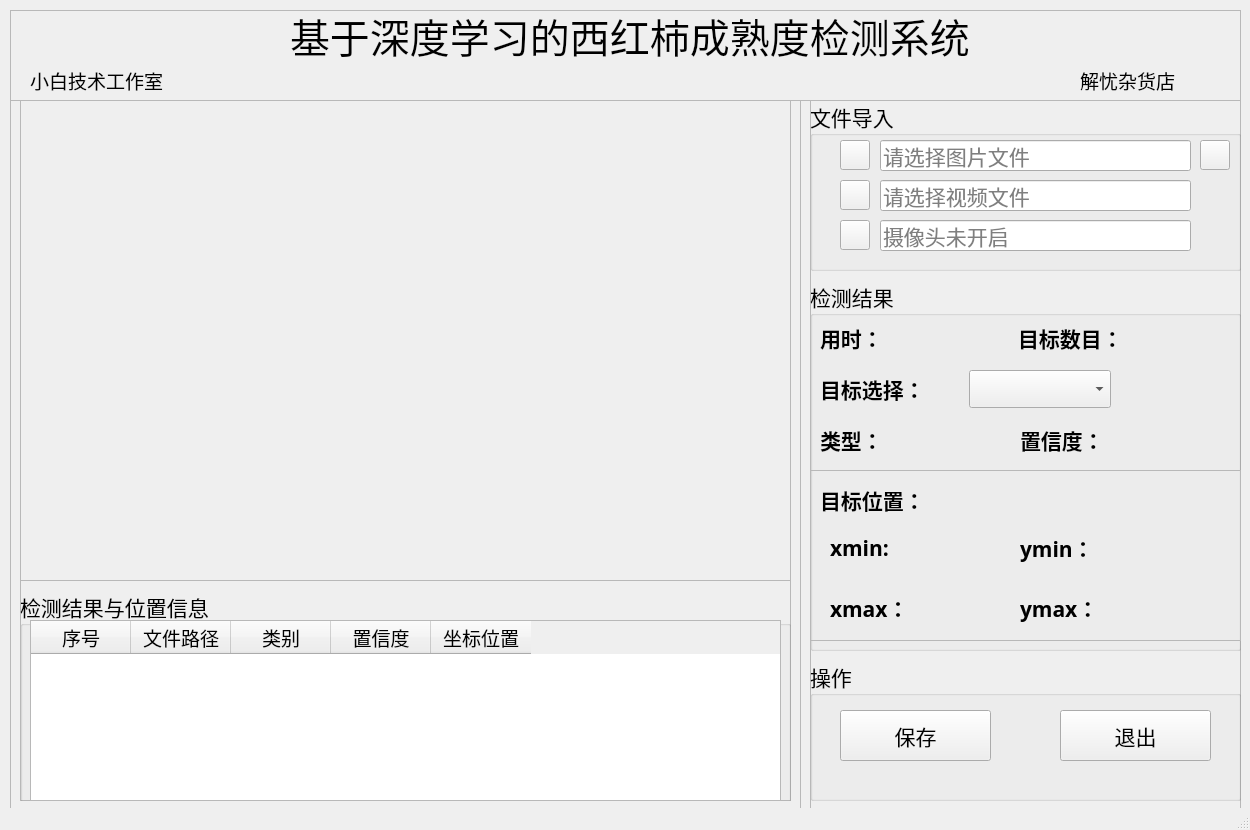
<?xml version="1.0" encoding="UTF-8"?>
<ui version="4.0">
 <class>MainWindow</class>
 <widget class="QMainWindow" name="MainWindow">
  <property name="geometry">
   <rect>
    <x>0</x>
    <y>0</y>
    <width>1250</width>
    <height>830</height>
   </rect>
  </property>
  <property name="minimumSize">
   <size>
    <width>1250</width>
    <height>830</height>
   </size>
  </property>
  <property name="maximumSize">
   <size>
    <width>1250</width>
    <height>830</height>
   </size>
  </property>
  <property name="windowTitle">
   <string>基于深度学习的危险物品检测系统</string>
  </property>
  <property name="windowIcon">
   <iconset resource="ui_sources.qrc">
    <normaloff>:/icons/ui_imgs/icons/目标检测.png</normaloff>:/icons/ui_imgs/icons/目标检测.png</iconset>
  </property>
  <widget class="QWidget" name="centralwidget">
   <widget class="QFrame" name="frame">
    <property name="geometry">
     <rect>
      <x>10</x>
      <y>100</y>
      <width>791</width>
      <height>711</height>
     </rect>
    </property>
    <property name="frameShape">
     <enum>QFrame::StyledPanel</enum>
    </property>
    <property name="frameShadow">
     <enum>QFrame::Raised</enum>
    </property>
    <widget class="QFrame" name="frame_2">
     <property name="geometry">
      <rect>
       <x>10</x>
       <y>0</y>
       <width>771</width>
       <height>481</height>
      </rect>
     </property>
     <property name="frameShape">
      <enum>QFrame::StyledPanel</enum>
     </property>
     <property name="frameShadow">
      <enum>QFrame::Raised</enum>
     </property>
     <widget class="QLabel" name="label_show">
      <property name="geometry">
       <rect>
        <x>0</x>
        <y>0</y>
        <width>770</width>
        <height>480</height>
       </rect>
      </property>
      <property name="minimumSize">
       <size>
        <width>770</width>
        <height>480</height>
       </size>
      </property>
      <property name="maximumSize">
       <size>
        <width>770</width>
        <height>480</height>
       </size>
      </property>
      <property name="styleSheet">
       <string notr="true">border-image: url(:/icons/ui_imgs/11.png);</string>
      </property>
      <property name="text">
       <string/>
      </property>
     </widget>
    </widget>
    <widget class="QFrame" name="frame_3">
     <property name="geometry">
      <rect>
       <x>10</x>
       <y>480</y>
       <width>771</width>
       <height>221</height>
      </rect>
     </property>
     <property name="frameShape">
      <enum>QFrame::StyledPanel</enum>
     </property>
     <property name="frameShadow">
      <enum>QFrame::Raised</enum>
     </property>
     <widget class="QGroupBox" name="groupBox_3">
      <property name="geometry">
       <rect>
        <x>0</x>
        <y>10</y>
        <width>771</width>
        <height>221</height>
       </rect>
      </property>
      <property name="font">
       <font>
        <family>华文楷体</family>
        <pointsize>16</pointsize>
       </font>
      </property>
      <property name="title">
       <string>检测结果与位置信息</string>
      </property>
      <widget class="QTableWidget" name="tableWidget">
       <property name="geometry">
        <rect>
         <x>10</x>
         <y>30</y>
         <width>751</width>
         <height>181</height>
        </rect>
       </property>
       <property name="font">
        <font>
         <family>华文楷体</family>
         <pointsize>14</pointsize>
        </font>
       </property>
       <column>
        <property name="text">
         <string>序号</string>
        </property>
       </column>
       <column>
        <property name="text">
         <string>文件路径</string>
        </property>
       </column>
       <column>
        <property name="text">
         <string>类别</string>
        </property>
       </column>
       <column>
        <property name="text">
         <string>置信度</string>
        </property>
       </column>
       <column>
        <property name="text">
         <string>坐标位置</string>
        </property>
       </column>
      </widget>
     </widget>
    </widget>
   </widget>
   <widget class="QFrame" name="frame_4">
    <property name="geometry">
     <rect>
      <x>810</x>
      <y>100</y>
      <width>431</width>
      <height>711</height>
     </rect>
    </property>
    <property name="frameShape">
     <enum>QFrame::StyledPanel</enum>
    </property>
    <property name="frameShadow">
     <enum>QFrame::Raised</enum>
    </property>
    <widget class="QGroupBox" name="groupBox">
     <property name="geometry">
      <rect>
       <x>0</x>
       <y>0</y>
       <width>431</width>
       <height>171</height>
      </rect>
     </property>
     <property name="font">
      <font>
       <family>华文楷体</family>
       <pointsize>16</pointsize>
      </font>
     </property>
     <property name="title">
      <string>文件导入</string>
     </property>
     <widget class="QLineEdit" name="PiclineEdit">
      <property name="geometry">
       <rect>
        <x>70</x>
        <y>40</y>
        <width>311</width>
        <height>31</height>
       </rect>
      </property>
      <property name="inputMask">
       <string/>
      </property>
      <property name="placeholderText">
       <string>请选择图片文件</string>
      </property>
     </widget>
     <widget class="QLineEdit" name="VideolineEdit">
      <property name="geometry">
       <rect>
        <x>70</x>
        <y>80</y>
        <width>311</width>
        <height>31</height>
       </rect>
      </property>
      <property name="placeholderText">
       <string>请选择视频文件</string>
      </property>
     </widget>
     <widget class="QPushButton" name="CapBtn">
      <property name="geometry">
       <rect>
        <x>30</x>
        <y>120</y>
        <width>30</width>
        <height>30</height>
       </rect>
      </property>
      <property name="styleSheet">
       <string notr="true">border-image: url(:/icons/ui_imgs/icons/camera.png);</string>
      </property>
      <property name="text">
       <string/>
      </property>
     </widget>
     <widget class="QPushButton" name="PicBtn">
      <property name="geometry">
       <rect>
        <x>30</x>
        <y>40</y>
        <width>30</width>
        <height>30</height>
       </rect>
      </property>
      <property name="styleSheet">
       <string notr="true">border-image: url(:/icons/ui_imgs/icons/img.png);</string>
      </property>
      <property name="text">
       <string/>
      </property>
     </widget>
     <widget class="QPushButton" name="VideoBtn">
      <property name="geometry">
       <rect>
        <x>30</x>
        <y>80</y>
        <width>30</width>
        <height>30</height>
       </rect>
      </property>
      <property name="styleSheet">
       <string notr="true">border-image: url(:/icons/ui_imgs/icons/video.png);</string>
      </property>
      <property name="text">
       <string/>
      </property>
     </widget>
     <widget class="QLineEdit" name="CaplineEdit">
      <property name="geometry">
       <rect>
        <x>70</x>
        <y>120</y>
        <width>311</width>
        <height>31</height>
       </rect>
      </property>
      <property name="placeholderText">
       <string>摄像头未开启</string>
      </property>
     </widget>
     <widget class="QPushButton" name="FilesBtn">
      <property name="geometry">
       <rect>
        <x>390</x>
        <y>40</y>
        <width>30</width>
        <height>30</height>
       </rect>
      </property>
      <property name="styleSheet">
       <string notr="true">border-image: url(:/icons/ui_imgs/icons/folder.png);</string>
      </property>
      <property name="text">
       <string/>
      </property>
     </widget>
    </widget>
    <widget class="QGroupBox" name="groupBox_2">
     <property name="geometry">
      <rect>
       <x>0</x>
       <y>180</y>
       <width>431</width>
       <height>371</height>
      </rect>
     </property>
     <property name="font">
      <font>
       <family>华文楷体</family>
       <pointsize>16</pointsize>
      </font>
     </property>
     <property name="title">
      <string>检测结果</string>
     </property>
     <widget class="QFrame" name="frame_6">
      <property name="geometry">
       <rect>
        <x>0</x>
        <y>190</y>
        <width>431</width>
        <height>171</height>
       </rect>
      </property>
      <property name="frameShape">
       <enum>QFrame::StyledPanel</enum>
      </property>
      <property name="frameShadow">
       <enum>QFrame::Raised</enum>
      </property>
      <widget class="QLabel" name="label_4">
       <property name="geometry">
        <rect>
         <x>10</x>
         <y>10</y>
         <width>131</width>
         <height>41</height>
        </rect>
       </property>
       <property name="font">
        <font>
         <family>华文楷体</family>
         <pointsize>16</pointsize>
        </font>
       </property>
       <property name="styleSheet">
        <string notr="true"/>
       </property>
       <property name="text">
        <string>&lt;html&gt;&lt;head/&gt;&lt;body&gt;&lt;p&gt;&lt;span style=&quot; font-weight:600;&quot;&gt;目标位置：&lt;/span&gt;&lt;/p&gt;&lt;/body&gt;&lt;/html&gt;</string>
       </property>
      </widget>
      <widget class="QWidget" name="layoutWidget">
       <property name="geometry">
        <rect>
         <x>20</x>
         <y>60</y>
         <width>161</width>
         <height>37</height>
        </rect>
       </property>
       <layout class="QHBoxLayout" name="horizontalLayout">
        <item>
         <widget class="QLabel" name="label_6">
          <property name="font">
           <font>
            <family>华文楷体</family>
            <pointsize>16</pointsize>
            <weight>50</weight>
            <bold>false</bold>
           </font>
          </property>
          <property name="text">
           <string>&lt;html&gt;&lt;head/&gt;&lt;body&gt;&lt;p&gt;&lt;span style=&quot; font-weight:600;&quot;&gt;xmin:&lt;/span&gt;&lt;/p&gt;&lt;/body&gt;&lt;/html&gt;</string>
          </property>
         </widget>
        </item>
        <item>
         <widget class="QLabel" name="label_xmin">
          <property name="palette">
           <palette>
            <active>
             <colorrole role="WindowText">
              <brush brushstyle="SolidPattern">
               <color alpha="255">
                <red>255</red>
                <green>0</green>
                <blue>0</blue>
               </color>
              </brush>
             </colorrole>
            </active>
            <inactive>
             <colorrole role="WindowText">
              <brush brushstyle="SolidPattern">
               <color alpha="255">
                <red>255</red>
                <green>0</green>
                <blue>0</blue>
               </color>
              </brush>
             </colorrole>
            </inactive>
            <disabled>
             <colorrole role="WindowText">
              <brush brushstyle="SolidPattern">
               <color alpha="255">
                <red>120</red>
                <green>120</green>
                <blue>120</blue>
               </color>
              </brush>
             </colorrole>
            </disabled>
           </palette>
          </property>
          <property name="font">
           <font>
            <family>Arial</family>
            <pointsize>16</pointsize>
            <weight>75</weight>
            <bold>true</bold>
           </font>
          </property>
          <property name="text">
           <string/>
          </property>
         </widget>
        </item>
       </layout>
      </widget>
      <widget class="QWidget" name="layoutWidget">
       <property name="geometry">
        <rect>
         <x>210</x>
         <y>60</y>
         <width>161</width>
         <height>37</height>
        </rect>
       </property>
       <layout class="QHBoxLayout" name="horizontalLayout_2">
        <item>
         <widget class="QLabel" name="label_8">
          <property name="text">
           <string>&lt;html&gt;&lt;head/&gt;&lt;body&gt;&lt;p&gt;&lt;span style=&quot; font-weight:600;&quot;&gt;ymin：&lt;/span&gt;&lt;/p&gt;&lt;/body&gt;&lt;/html&gt;</string>
          </property>
         </widget>
        </item>
        <item>
         <widget class="QLabel" name="label_ymin">
          <property name="palette">
           <palette>
            <active>
             <colorrole role="WindowText">
              <brush brushstyle="SolidPattern">
               <color alpha="255">
                <red>255</red>
                <green>0</green>
                <blue>0</blue>
               </color>
              </brush>
             </colorrole>
            </active>
            <inactive>
             <colorrole role="WindowText">
              <brush brushstyle="SolidPattern">
               <color alpha="255">
                <red>255</red>
                <green>0</green>
                <blue>0</blue>
               </color>
              </brush>
             </colorrole>
            </inactive>
            <disabled>
             <colorrole role="WindowText">
              <brush brushstyle="SolidPattern">
               <color alpha="255">
                <red>120</red>
                <green>120</green>
                <blue>120</blue>
               </color>
              </brush>
             </colorrole>
            </disabled>
           </palette>
          </property>
          <property name="font">
           <font>
            <family>Arial</family>
            <pointsize>16</pointsize>
            <weight>75</weight>
            <bold>true</bold>
           </font>
          </property>
          <property name="text">
           <string/>
          </property>
         </widget>
        </item>
       </layout>
      </widget>
      <widget class="QWidget" name="layoutWidget">
       <property name="geometry">
        <rect>
         <x>20</x>
         <y>120</y>
         <width>161</width>
         <height>37</height>
        </rect>
       </property>
       <layout class="QHBoxLayout" name="horizontalLayout_3">
        <item>
         <widget class="QLabel" name="label_7">
          <property name="text">
           <string>&lt;html&gt;&lt;head/&gt;&lt;body&gt;&lt;p&gt;&lt;span style=&quot; font-weight:600;&quot;&gt;xmax：&lt;/span&gt;&lt;/p&gt;&lt;/body&gt;&lt;/html&gt;</string>
          </property>
         </widget>
        </item>
        <item>
         <widget class="QLabel" name="label_xmax">
          <property name="palette">
           <palette>
            <active>
             <colorrole role="WindowText">
              <brush brushstyle="SolidPattern">
               <color alpha="255">
                <red>255</red>
                <green>0</green>
                <blue>0</blue>
               </color>
              </brush>
             </colorrole>
            </active>
            <inactive>
             <colorrole role="WindowText">
              <brush brushstyle="SolidPattern">
               <color alpha="255">
                <red>255</red>
                <green>0</green>
                <blue>0</blue>
               </color>
              </brush>
             </colorrole>
            </inactive>
            <disabled>
             <colorrole role="WindowText">
              <brush brushstyle="SolidPattern">
               <color alpha="255">
                <red>120</red>
                <green>120</green>
                <blue>120</blue>
               </color>
              </brush>
             </colorrole>
            </disabled>
           </palette>
          </property>
          <property name="font">
           <font>
            <family>Arial</family>
            <pointsize>16</pointsize>
            <weight>75</weight>
            <bold>true</bold>
           </font>
          </property>
          <property name="text">
           <string/>
          </property>
         </widget>
        </item>
       </layout>
      </widget>
      <widget class="QWidget" name="layoutWidget">
       <property name="geometry">
        <rect>
         <x>210</x>
         <y>120</y>
         <width>161</width>
         <height>37</height>
        </rect>
       </property>
       <layout class="QHBoxLayout" name="horizontalLayout_4">
        <item>
         <widget class="QLabel" name="label_9">
          <property name="text">
           <string>&lt;html&gt;&lt;head/&gt;&lt;body&gt;&lt;p&gt;&lt;span style=&quot; font-weight:600;&quot;&gt;ymax：&lt;/span&gt;&lt;/p&gt;&lt;/body&gt;&lt;/html&gt;</string>
          </property>
         </widget>
        </item>
        <item>
         <widget class="QLabel" name="label_ymax">
          <property name="palette">
           <palette>
            <active>
             <colorrole role="WindowText">
              <brush brushstyle="SolidPattern">
               <color alpha="255">
                <red>255</red>
                <green>0</green>
                <blue>0</blue>
               </color>
              </brush>
             </colorrole>
            </active>
            <inactive>
             <colorrole role="WindowText">
              <brush brushstyle="SolidPattern">
               <color alpha="255">
                <red>255</red>
                <green>0</green>
                <blue>0</blue>
               </color>
              </brush>
             </colorrole>
            </inactive>
            <disabled>
             <colorrole role="WindowText">
              <brush brushstyle="SolidPattern">
               <color alpha="255">
                <red>120</red>
                <green>120</green>
                <blue>120</blue>
               </color>
              </brush>
             </colorrole>
            </disabled>
           </palette>
          </property>
          <property name="font">
           <font>
            <family>Arial</family>
            <pointsize>16</pointsize>
            <weight>75</weight>
            <bold>true</bold>
           </font>
          </property>
          <property name="text">
           <string/>
          </property>
         </widget>
        </item>
       </layout>
      </widget>
     </widget>
     <widget class="QWidget" name="layoutWidget">
      <property name="geometry">
       <rect>
        <x>208</x>
        <y>40</y>
        <width>211</width>
        <height>37</height>
       </rect>
      </property>
      <layout class="QHBoxLayout" name="horizontalLayout_5">
       <item>
        <widget class="QLabel" name="label">
         <property name="text">
          <string>&lt;html&gt;&lt;head/&gt;&lt;body&gt;&lt;p&gt;&lt;span style=&quot; font-weight:600;&quot;&gt;目标数目：&lt;/span&gt;&lt;/p&gt;&lt;/body&gt;&lt;/html&gt;</string>
         </property>
        </widget>
       </item>
       <item>
        <widget class="QLabel" name="label_nums">
         <property name="palette">
          <palette>
           <active>
            <colorrole role="WindowText">
             <brush brushstyle="SolidPattern">
              <color alpha="255">
               <red>255</red>
               <green>0</green>
               <blue>0</blue>
              </color>
             </brush>
            </colorrole>
            <colorrole role="Text">
             <brush brushstyle="SolidPattern">
              <color alpha="255">
               <red>0</red>
               <green>0</green>
               <blue>0</blue>
              </color>
             </brush>
            </colorrole>
            <colorrole role="PlaceholderText">
             <brush brushstyle="SolidPattern">
              <color alpha="128">
               <red>255</red>
               <green>0</green>
               <blue>0</blue>
              </color>
             </brush>
            </colorrole>
           </active>
           <inactive>
            <colorrole role="WindowText">
             <brush brushstyle="SolidPattern">
              <color alpha="255">
               <red>255</red>
               <green>0</green>
               <blue>0</blue>
              </color>
             </brush>
            </colorrole>
            <colorrole role="Text">
             <brush brushstyle="SolidPattern">
              <color alpha="255">
               <red>0</red>
               <green>0</green>
               <blue>0</blue>
              </color>
             </brush>
            </colorrole>
            <colorrole role="PlaceholderText">
             <brush brushstyle="SolidPattern">
              <color alpha="128">
               <red>255</red>
               <green>0</green>
               <blue>0</blue>
              </color>
             </brush>
            </colorrole>
           </inactive>
           <disabled>
            <colorrole role="WindowText">
             <brush brushstyle="SolidPattern">
              <color alpha="255">
               <red>120</red>
               <green>120</green>
               <blue>120</blue>
              </color>
             </brush>
            </colorrole>
            <colorrole role="Text">
             <brush brushstyle="SolidPattern">
              <color alpha="255">
               <red>120</red>
               <green>120</green>
               <blue>120</blue>
              </color>
             </brush>
            </colorrole>
            <colorrole role="PlaceholderText">
             <brush brushstyle="SolidPattern">
              <color alpha="128">
               <red>0</red>
               <green>0</green>
               <blue>0</blue>
              </color>
             </brush>
            </colorrole>
           </disabled>
          </palette>
         </property>
         <property name="font">
          <font>
           <family>Arial</family>
           <pointsize>16</pointsize>
           <weight>75</weight>
           <bold>true</bold>
          </font>
         </property>
         <property name="text">
          <string/>
         </property>
        </widget>
       </item>
      </layout>
     </widget>
     <widget class="QWidget" name="layoutWidget">
      <property name="geometry">
       <rect>
        <x>10</x>
        <y>90</y>
        <width>291</width>
        <height>38</height>
       </rect>
      </property>
      <layout class="QHBoxLayout" name="horizontalLayout_6">
       <item>
        <widget class="QLabel" name="label_5">
         <property name="text">
          <string>&lt;html&gt;&lt;head/&gt;&lt;body&gt;&lt;p&gt;&lt;span style=&quot; font-weight:600;&quot;&gt;目标选择：&lt;/span&gt;&lt;/p&gt;&lt;/body&gt;&lt;/html&gt;</string>
         </property>
        </widget>
       </item>
       <item>
        <widget class="QComboBox" name="comboBox"/>
       </item>
      </layout>
     </widget>
     <widget class="QWidget" name="layoutWidget_2">
      <property name="geometry">
       <rect>
        <x>10</x>
        <y>40</y>
        <width>171</width>
        <height>37</height>
       </rect>
      </property>
      <layout class="QHBoxLayout" name="horizontalLayout_7">
       <item>
        <widget class="QLabel" name="label_10">
         <property name="text">
          <string>&lt;html&gt;&lt;head/&gt;&lt;body&gt;&lt;p&gt;&lt;span style=&quot; font-weight:600;&quot;&gt;用时：&lt;/span&gt;&lt;/p&gt;&lt;/body&gt;&lt;/html&gt;</string>
         </property>
        </widget>
       </item>
       <item>
        <widget class="QLabel" name="time_lb">
         <property name="palette">
          <palette>
           <active>
            <colorrole role="WindowText">
             <brush brushstyle="SolidPattern">
              <color alpha="255">
               <red>255</red>
               <green>0</green>
               <blue>0</blue>
              </color>
             </brush>
            </colorrole>
            <colorrole role="Text">
             <brush brushstyle="SolidPattern">
              <color alpha="255">
               <red>0</red>
               <green>0</green>
               <blue>0</blue>
              </color>
             </brush>
            </colorrole>
            <colorrole role="PlaceholderText">
             <brush brushstyle="SolidPattern">
              <color alpha="128">
               <red>255</red>
               <green>0</green>
               <blue>0</blue>
              </color>
             </brush>
            </colorrole>
           </active>
           <inactive>
            <colorrole role="WindowText">
             <brush brushstyle="SolidPattern">
              <color alpha="255">
               <red>255</red>
               <green>0</green>
               <blue>0</blue>
              </color>
             </brush>
            </colorrole>
            <colorrole role="Text">
             <brush brushstyle="SolidPattern">
              <color alpha="255">
               <red>0</red>
               <green>0</green>
               <blue>0</blue>
              </color>
             </brush>
            </colorrole>
            <colorrole role="PlaceholderText">
             <brush brushstyle="SolidPattern">
              <color alpha="128">
               <red>255</red>
               <green>0</green>
               <blue>0</blue>
              </color>
             </brush>
            </colorrole>
           </inactive>
           <disabled>
            <colorrole role="WindowText">
             <brush brushstyle="SolidPattern">
              <color alpha="255">
               <red>120</red>
               <green>120</green>
               <blue>120</blue>
              </color>
             </brush>
            </colorrole>
            <colorrole role="Text">
             <brush brushstyle="SolidPattern">
              <color alpha="255">
               <red>120</red>
               <green>120</green>
               <blue>120</blue>
              </color>
             </brush>
            </colorrole>
            <colorrole role="PlaceholderText">
             <brush brushstyle="SolidPattern">
              <color alpha="128">
               <red>0</red>
               <green>0</green>
               <blue>0</blue>
              </color>
             </brush>
            </colorrole>
           </disabled>
          </palette>
         </property>
         <property name="font">
          <font>
           <family>Arial</family>
           <pointsize>16</pointsize>
           <weight>75</weight>
           <bold>true</bold>
          </font>
         </property>
         <property name="text">
          <string/>
         </property>
        </widget>
       </item>
      </layout>
     </widget>
     <widget class="QWidget" name="layoutWidget">
      <property name="geometry">
       <rect>
        <x>210</x>
        <y>140</y>
        <width>191</width>
        <height>41</height>
       </rect>
      </property>
      <layout class="QHBoxLayout" name="horizontalLayout_8">
       <item>
        <widget class="QLabel" name="label_11">
         <property name="text">
          <string>&lt;html&gt;&lt;head/&gt;&lt;body&gt;&lt;p&gt;&lt;span style=&quot; font-weight:600;&quot;&gt;置信度：&lt;/span&gt;&lt;/p&gt;&lt;/body&gt;&lt;/html&gt;</string>
         </property>
        </widget>
       </item>
       <item>
        <widget class="QLabel" name="label_conf">
         <property name="palette">
          <palette>
           <active>
            <colorrole role="WindowText">
             <brush brushstyle="SolidPattern">
              <color alpha="255">
               <red>255</red>
               <green>0</green>
               <blue>0</blue>
              </color>
             </brush>
            </colorrole>
           </active>
           <inactive>
            <colorrole role="WindowText">
             <brush brushstyle="SolidPattern">
              <color alpha="255">
               <red>255</red>
               <green>0</green>
               <blue>0</blue>
              </color>
             </brush>
            </colorrole>
           </inactive>
           <disabled>
            <colorrole role="WindowText">
             <brush brushstyle="SolidPattern">
              <color alpha="255">
               <red>120</red>
               <green>120</green>
               <blue>120</blue>
              </color>
             </brush>
            </colorrole>
           </disabled>
          </palette>
         </property>
         <property name="font">
          <font>
           <family>Arial</family>
           <pointsize>16</pointsize>
           <weight>75</weight>
           <bold>true</bold>
          </font>
         </property>
         <property name="text">
          <string/>
         </property>
        </widget>
       </item>
      </layout>
     </widget>
     <widget class="QWidget" name="layoutWidget_3">
      <property name="geometry">
       <rect>
        <x>10</x>
        <y>140</y>
        <width>191</width>
        <height>41</height>
       </rect>
      </property>
      <layout class="QHBoxLayout" name="horizontalLayout_9">
       <item>
        <widget class="QLabel" name="label_13">
         <property name="maximumSize">
          <size>
           <width>60</width>
           <height>16777215</height>
          </size>
         </property>
         <property name="text">
          <string>&lt;html&gt;&lt;head/&gt;&lt;body&gt;&lt;p&gt;&lt;span style=&quot; font-weight:600;&quot;&gt;类型：&lt;/span&gt;&lt;/p&gt;&lt;/body&gt;&lt;/html&gt;</string>
         </property>
        </widget>
       </item>
       <item>
        <widget class="QLabel" name="type_lb">
         <property name="palette">
          <palette>
           <active>
            <colorrole role="WindowText">
             <brush brushstyle="SolidPattern">
              <color alpha="255">
               <red>255</red>
               <green>0</green>
               <blue>0</blue>
              </color>
             </brush>
            </colorrole>
           </active>
           <inactive>
            <colorrole role="WindowText">
             <brush brushstyle="SolidPattern">
              <color alpha="255">
               <red>255</red>
               <green>0</green>
               <blue>0</blue>
              </color>
             </brush>
            </colorrole>
           </inactive>
           <disabled>
            <colorrole role="WindowText">
             <brush brushstyle="SolidPattern">
              <color alpha="255">
               <red>120</red>
               <green>120</green>
               <blue>120</blue>
              </color>
             </brush>
            </colorrole>
           </disabled>
          </palette>
         </property>
         <property name="font">
          <font>
           <family>Arial</family>
           <pointsize>16</pointsize>
           <weight>75</weight>
           <bold>true</bold>
          </font>
         </property>
         <property name="text">
          <string/>
         </property>
        </widget>
       </item>
      </layout>
     </widget>
    </widget>
    <widget class="QGroupBox" name="groupBox_4">
     <property name="geometry">
      <rect>
       <x>0</x>
       <y>560</y>
       <width>431</width>
       <height>141</height>
      </rect>
     </property>
     <property name="font">
      <font>
       <family>华文楷体</family>
       <pointsize>16</pointsize>
      </font>
     </property>
     <property name="title">
      <string>操作</string>
     </property>
     <widget class="QPushButton" name="SaveBtn">
      <property name="geometry">
       <rect>
        <x>30</x>
        <y>50</y>
        <width>151</width>
        <height>51</height>
       </rect>
      </property>
      <property name="text">
       <string>保存</string>
      </property>
      <property name="icon">
       <iconset resource="ui_sources.qrc">
        <normaloff>:/icons/ui_imgs/icons/保存.png</normaloff>:/icons/ui_imgs/icons/保存.png</iconset>
      </property>
      <property name="iconSize">
       <size>
        <width>30</width>
        <height>30</height>
       </size>
      </property>
     </widget>
     <widget class="QPushButton" name="ExitBtn">
      <property name="geometry">
       <rect>
        <x>250</x>
        <y>50</y>
        <width>151</width>
        <height>51</height>
       </rect>
      </property>
      <property name="text">
       <string>退出</string>
      </property>
      <property name="icon">
       <iconset resource="ui_sources.qrc">
        <normaloff>:/icons/ui_imgs/icons/退出.png</normaloff>:/icons/ui_imgs/icons/退出.png</iconset>
      </property>
      <property name="iconSize">
       <size>
        <width>30</width>
        <height>30</height>
       </size>
      </property>
     </widget>
    </widget>
   </widget>
   <widget class="QFrame" name="frame_5">
    <property name="geometry">
     <rect>
      <x>10</x>
      <y>10</y>
      <width>1231</width>
      <height>91</height>
     </rect>
    </property>
    <property name="frameShape">
     <enum>QFrame::StyledPanel</enum>
    </property>
    <property name="frameShadow">
     <enum>QFrame::Raised</enum>
    </property>
    <widget class="QLabel" name="label_3">
     <property name="geometry">
      <rect>
       <x>280</x>
       <y>0</y>
       <width>811</width>
       <height>51</height>
      </rect>
     </property>
     <property name="font">
      <font>
       <family>华文楷体</family>
       <pointsize>30</pointsize>
      </font>
     </property>
     <property name="text">
      <string>基于深度学习的西红柿成熟度检测系统</string>
     </property>
    </widget>
    <widget class="QLabel" name="label_2">
     <property name="geometry">
      <rect>
       <x>20</x>
       <y>60</y>
       <width>311</width>
       <height>21</height>
      </rect>
     </property>
     <property name="font">
      <font>
       <family>华文楷体</family>
       <pointsize>14</pointsize>
       <underline>true</underline>
      </font>
     </property>
     <property name="text">
      <string>小白技术工作室</string>
     </property>
    </widget>
    <widget class="QLabel" name="label_12">
     <property name="geometry">
      <rect>
       <x>1070</x>
       <y>60</y>
       <width>131</width>
       <height>21</height>
      </rect>
     </property>
     <property name="font">
      <font>
       <family>华文楷体</family>
       <pointsize>14</pointsize>
       <underline>true</underline>
      </font>
     </property>
     <property name="text">
      <string>解忧杂货店</string>
     </property>
    </widget>
   </widget>
  </widget>
  <widget class="QStatusBar" name="statusbar"/>
 </widget>
 <resources>
  <include location="ui_sources.qrc"/>
 </resources>
 <connections/>
</ui>
